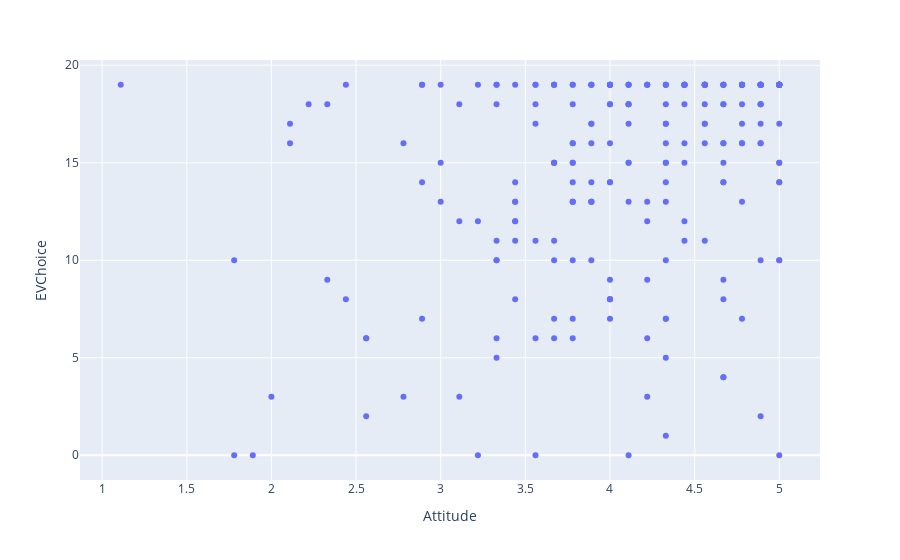
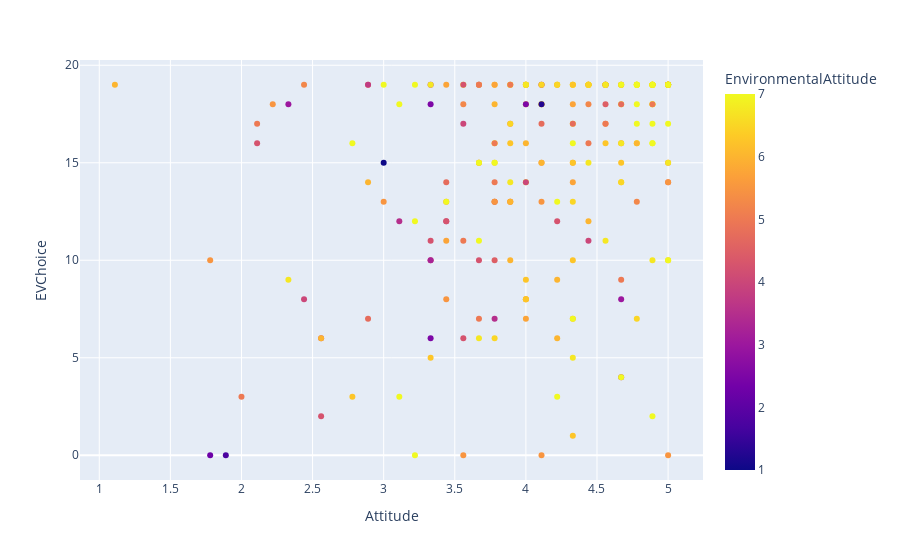

Notebook code for these charts, in order:
### Code cell
figRA2 = px.scatter(df, x='RelativeAdvantage', y='Attitude', color='Group')
figRA2.write_html('figRA2.html', auto_open = True)

figAttiChoice = px.scatter(df, x='Attitude', y="EVChoice")
figAttiChoice.show()
figAttiChoice.write_html('figAttiChoice.html', auto_open=True)

figAttiChoice = px.scatter(df, x='Attitude', y="EVChoice", color='EnvironmentalAttitude')
figAttiChoice.show()
figAttiChoice.write_html('figAttiChoice.html', auto_open=True)

### Figure 1 — Plotly figure (JSON) as saved in the notebook; plotly's stock layout.template omitted (floating-point values rounded to 4 significant figures; data arrays with more than 128 entries replaced by an {"elided": "..."} marker saying what was removed)
{"data": [{"hoverlabel": {"namelength": 0}, "hovertemplate": "Attitude=%{x}<br>EVChoice=%{y}", "legendgroup": "", "marker": {"color": "#636efa", "symbol": "circle"}, "mode": "markers", "name": "", "showlegend": false, "type": "scatter", "x": {"elided": "230 float values"}, "xaxis": "x", "y": {"elided": "230 int values"}, "yaxis": "y"}], "layout": {"legend": {"tracegroupgap": 0}, "margin": {"t": 60}, "xaxis": {"anchor": "y", "domain": [0, 1], "title": {"text": "Attitude"}}, "yaxis": {"anchor": "x", "domain": [0, 1], "title": {"text": "EVChoice"}}}}

### Figure 2 — Plotly figure (JSON) as saved in the notebook; plotly's stock layout.template omitted (floating-point values rounded to 4 significant figures; data arrays with more than 128 entries replaced by an {"elided": "..."} marker saying what was removed)
{"data": [{"hoverlabel": {"namelength": 0}, "hovertemplate": "Attitude=%{x}<br>EVChoice=%{y}<br>EnvironmentalAttitude=%{marker.color}", "legendgroup": "", "marker": {"color": {"elided": "230 float values"}, "coloraxis": "coloraxis", "symbol": "circle"}, "mode": "markers", "name": "", "showlegend": false, "type": "scatter", "x": {"elided": "230 float values"}, "xaxis": "x", "y": {"elided": "230 int values"}, "yaxis": "y"}], "layout": {"coloraxis": {"colorbar": {"title": {"text": "EnvironmentalAttitude"}}, "colorscale": [[0, "#0d0887"], [0.1111, "#46039f"], [0.2222, "#7201a8"], [0.3333, "#9c179e"], [0.4444, "#bd3786"], [0.5556, "#d8576b"], [0.6667, "#ed7953"], [0.7778, "#fb9f3a"], [0.8889, "#fdca26"], [1, "#f0f921"]]}, "legend": {"tracegroupgap": 0}, "margin": {"t": 60}, "xaxis": {"anchor": "y", "domain": [0, 1], "title": {"text": "Attitude"}}, "yaxis": {"anchor": "x", "domain": [0, 1], "title": {"text": "EVChoice"}}}}
